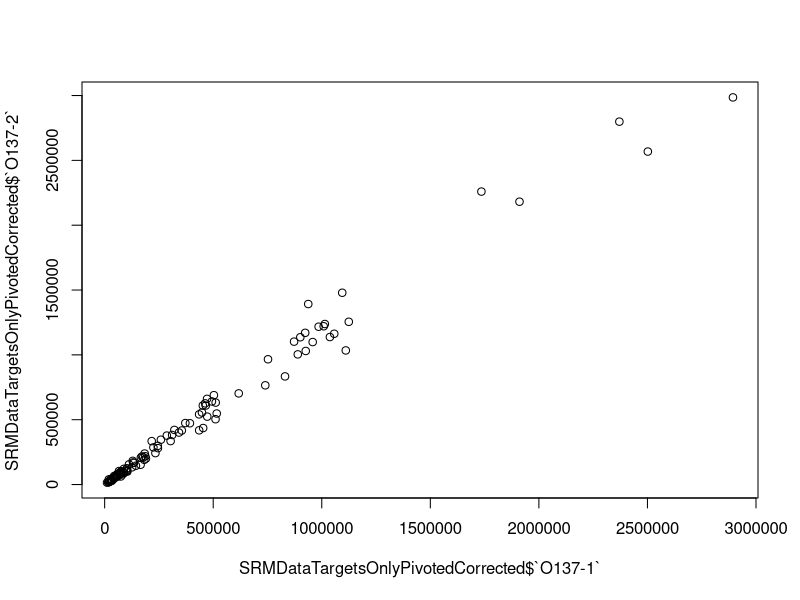

The R source for this figure:
#In this script, I'll assess if there are certain transitions contributing to the poor technical replication of my samples.

#### IMPORT DATA ####

SRMAreas <- read.csv("2017-09-12-Gigas-SRM-ReplicatesOnly-PostDilutionCurve-NoPivot-RevisedSettings-Report.csv", na.strings = "#N/A") #Specify Skyline's special way of designating N/A values
head(SRMAreas) #Confirm import
tail(SRMAreas) #Confirm import

#### CREATE A MASTER DATAFRAME ####

#I want to merge my Skyline data with sample names, sites, and eelgrass condition to create a master dataframe will all possible information

sequenceFile <- read.csv("2017-07-28-SRM-Samples-Sequence-File.csv", na.strings = "N/A") # Import sequence file
head(sequenceFile) #Confirm import
sequenceFile <- sequenceFile[,c(2,3,8)] #Keep the Replicate.Name, Comment and TIC columns
names(sequenceFile) <- c("Replicate.Name", "Sample.Number", "TIC")
head(sequenceFile) #Confirm change
masterSRMData <- merge(x = SRMAreas, y = sequenceFile, by = "Replicate.Name") #Merge the sample names and replicate names to use for analysis.
head(masterSRMData) #Confirm merge
tail(masterSRMData) #Confirm merge

biologicalReplicates <- read.csv("2017-09-06-Biological-Replicate-Information.csv", na.strings = "N/A") #Import site and eelgrass condition information (i.e. biological replicate information)
head(biologicalReplicates) #Confirm import
tail(biologicalReplicates) #Confirm import
masterSRMDataBiologicalReplicates <- merge(x = masterSRMData, y = biologicalReplicates, by = "Sample.Number") #Add biological replicate information to master list.
head(masterSRMDataBiologicalReplicates) #Confirm change
#write.csv(x = masterSRMDataBiologicalReplicates, file = "2017-09-07-Master-SRM-Data-BiologicalReplicates-NoBlanks-NoPivot.csv") #Write out master dataframe

#### SUBSET TARGET PROTEIN DATA ####

#I want only the protein/peptide/transition information and peak area

SRMDataTargetsOnly <- masterSRMDataBiologicalReplicates #Duplicate master list into a new dataframe
head(SRMDataTargetsOnly) #Confirm copy
tail(SRMDataTargetsOnly) #Confirm copy
SRMDataTargetsOnly <- SRMDataTargetsOnly[,-c(2, 5, 7, 10, 11)] #Remove extraneous columns: Replicate.Name, Transition, Peptide.Retention.Time, Site, Eelgrass
head(SRMDataTargetsOnly) #Confirm column removal
SRMDataPRTCOnly <- SRMDataTargetsOnly[SRMDataTargetsOnly$Protein.Name %in% "PRTC peptides", ] #Save PRTC peptide data as a new dataframe
SRMDataTargetsOnly <- SRMDataTargetsOnly[! SRMDataTargetsOnly$Protein.Name %in% "PRTC peptides", ] #Remove PRTC peptide data from target protein dataframe
head(SRMDataTargetsOnly) #Confirm removal
transform(SRMDataTargetsOnly, Area = as.numeric(Area)) #Make sure Area is recognized as a numeric variable
is.numeric(SRMDataTargetsOnly$Area) #Confirm change
transform(SRMDataTargetsOnly, TIC = as.numeric(TIC)) #Make sure TIC is recognized as a numeric variable
is.numeric(SRMDataTargetsOnly$TIC) #Confirm change

#### REFORMAT TARGET ONLY DATAFRAME ####

#First I will make a new dataframe be Protein/Peptides/Transitions, with the column names as the sample number

SRMDataTargetsOnly <- SRMDataTargetsOnly[,-6] #Remove TIC column
head(SRMDataTargetsOnly) #Confirm creation

#My first step is to change my dataframe from long to wide (i.e. cast it)
library(reshape2) #Instal package to pivot table
SRMDataTargetsOnlyPivoted <- dcast(SRMDataTargetsOnly, Protein.Name + Peptide.Sequence + Fragment.Ion ~ Sample.Number) #Cast table! Protein/Peptides/Transitions remain as columns with Sample Number as column headers. Normalized.Area used as value column by default.
head(SRMDataTargetsOnlyPivoted) #Confirm cast.
SRMDataTargetsOnlyPivoted$RowNames <- paste(SRMDataTargetsOnlyPivoted$Protein.Name, SRMDataTargetsOnlyPivoted$Peptide.Sequence, SRMDataTargetsOnlyPivoted$Fragment.Ion) #Merge Protein, Peptide and Transition information into one column
head(SRMDataTargetsOnlyPivoted) #Confirm column merge
SRMDataTargetsOnlyPivoted <- SRMDataTargetsOnlyPivoted[,-c(1:3)] #Remove unmerged columns
head(SRMDataTargetsOnlyPivoted) #Confirm column removal

SRMDataTargetsOnlyPivotedCorrected <- SRMDataTargetsOnlyPivoted #Duplicate dataframe
SRMDataTargetsOnlyPivotedCorrected[is.na(SRMDataTargetsOnlyPivotedCorrected)] <- 0 #Replace NAs with 0s
head(SRMDataTargetsOnlyPivotedCorrected) #Confirm there are no NAs
rownames(SRMDataTargetsOnlyPivotedCorrected) <- SRMDataTargetsOnlyPivotedCorrected$RowNames #Set RowNames column as dataframe rownames
SRMDataTargetsOnlyPivotedCorrected <- subset(SRMDataTargetsOnlyPivotedCorrected, select = -c(RowNames)) #Remove RowNames column
head(SRMDataTargetsOnlyPivotedCorrected) #Confirm changes

#Now I'll take my dataframe and split it into two: one for each batch of technical replicates.

#Finally, I'll take each dataframe and melt it. The resulting dataframes will have transitions in the columns and samples in the rows.

#### CREATE PLOTS FOR EACH TRANSITION ####

plot(x= SRMDataTargetsOnlyPivotedCorrected$`O137-1`, y = SRMDataTargetsOnlyPivotedCorrected$`O137-2`) #x = first column of first dataframe, y = first column of second dataframe

#### REFORMAT PRTC ONLY DATAFRAME ####

transform(SRMDataPRTCOnly, Area = as.numeric(Area)) #Make sure Area is recognized as a numeric variable
is.numeric(SRMDataPRTCOnly$Area) #Confirm change
transform(SRMDataPRTCOnly, TIC = as.numeric(TIC)) #Make sure TIC is recognized as a numeric variable
is.numeric(SRMDataPRTCOnly$TIC) #Confirm change